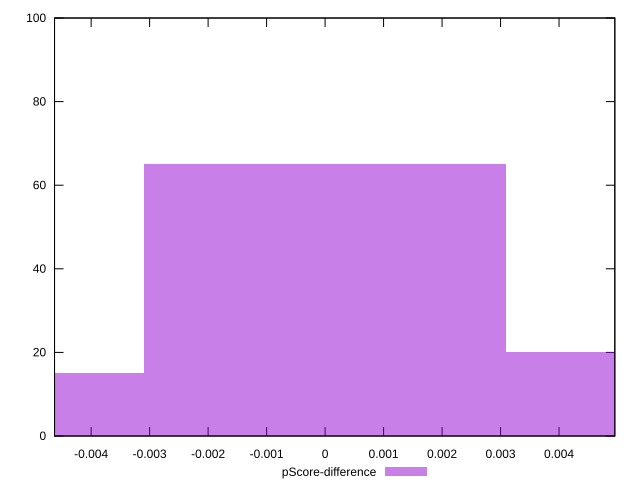

gnuplot code for this plot:
reset

$pScoreDifference <<EOF
0 65
-0.006195498382564073 15
0.006195498382564073 20
EOF

set key outside below
set boxwidth 0.006195498382564073
set xrange [-0.004625867401628403:0.004953730856256056]
set yrange [0:100]
set trange [0:100]
set style fill transparent solid 0.5 noborder
set terminal svg size 640, 490 enhanced background rgb 'white'
set output "reports/report_00028_2021-02-24T12-49-42.674Z/mainthread-work-breakdown/samples/agenda/pScore-difference/histogram.svg"

plot $pScoreDifference title "pScore-difference" with boxes

reset
